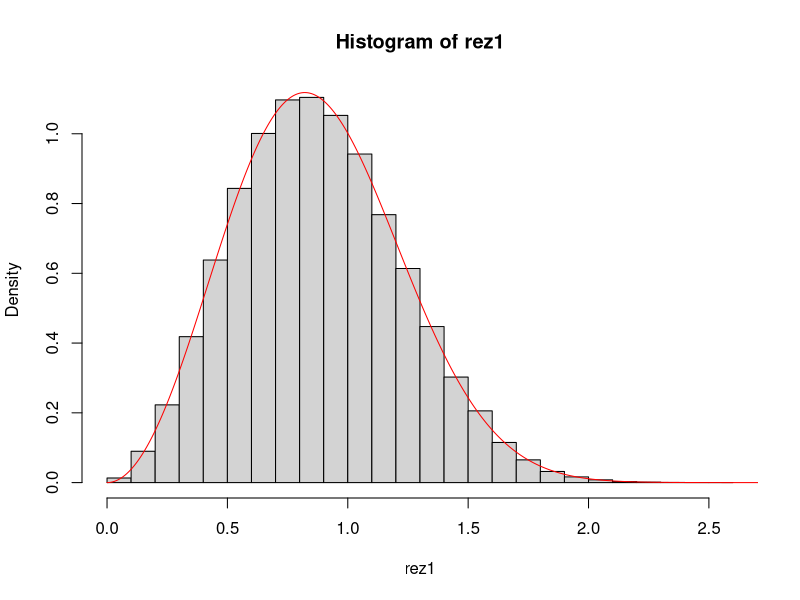
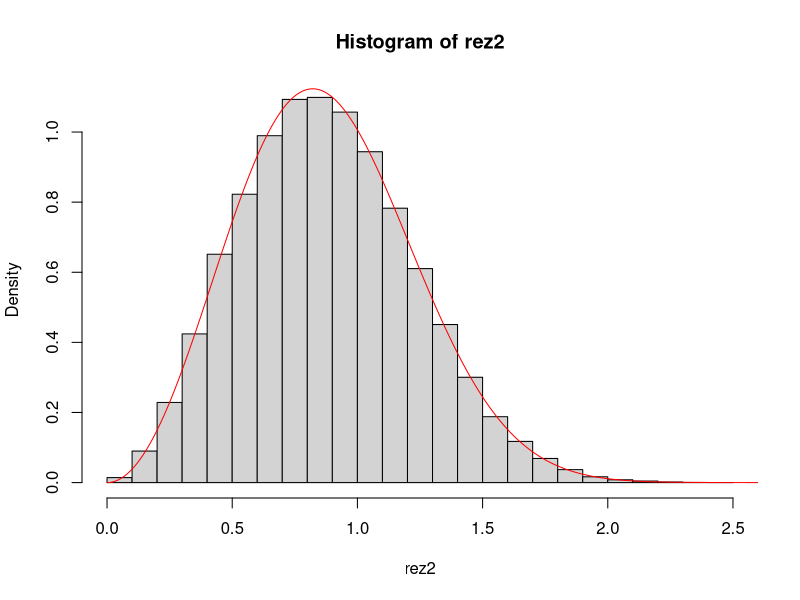
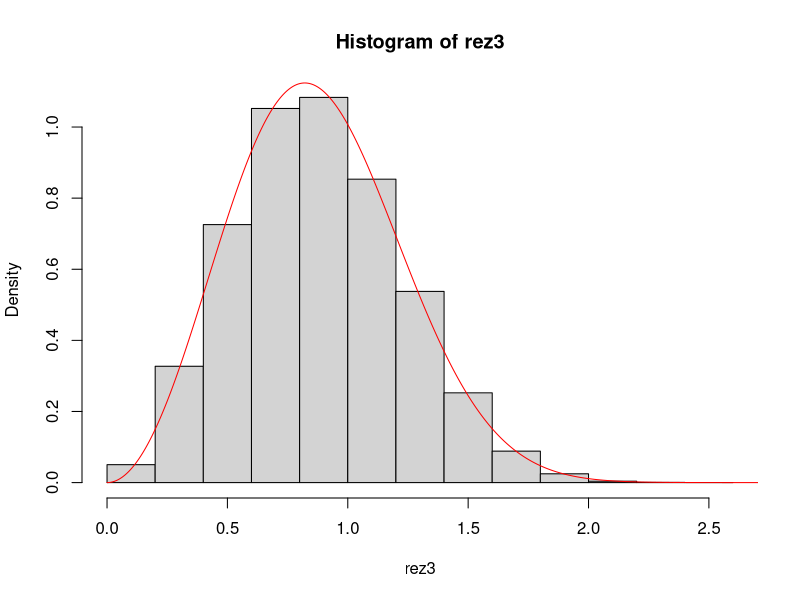

Recreate these plots in R, in order. (Note: a time limit stopped this script after it produced the figures.)
f <- function (x,a=1){
  return(a*(sin(x)^2*exp(-x^2*sqrt(x))))
}

g2 <- function(x){
  return(1/(2*pi) * 1/(1+ (x^2)/4))
}


rg2 <- function(n){
  u <- runif(n)
  return(2*tan(pi*u))
}




fmed<-function(x){
  return(x*f(x,3.852985))  # folosita pt a calcula media
}


raport1<-function(x){
  return(f(x)/dexp(x))  
}

raport2<-function(x){
  return(f(x)/(2*g2(x))) 
}

raport3<-function(x){
  return(f(x)/(2*dnorm(x))) 
}

medie_exacta<-integrate(fmed,0,Inf)$value



func1 <- function(dummy, k=1)
{
  while (TRUE)
  { 
    u <- runif(1)
    y <- rexp(1)
    g <- dexp(y)
    if (u <= f(y) / (k* g)) return(y) 
  }
}


freq1 <- function(dummy, k=1)
{
  u <- runif(1)
  y <- rexp(1)
  g1 <- dexp(y)
  if (u <= f(y) / (k* g1)) return(1) 
  return(0)
}

func2 <- function(dummy, k=1)
{
  while (TRUE)
  { 
    u <- runif(1)
    y <- abs(rg2(1))
    g <- 2*g2(y)
    if (u <= f(y) / (k* g)) return(y) 
  }
}

freq2 <- function(dummy, k=1)
{
  while (TRUE)
  { 
    u <- runif(1)
    y <- abs(rg2(1))
    g <- 2*g2(y)
    if (u <= f(y) / (k* g)) return(1) 
    return(0)
  }
}

func3 <- function(dummy, k=1)
{
  while (TRUE)
  { 
    u <- runif(1)
    y <- abs(rnorm(1))
    # while(y<0){
    #   y<-rnorm(1)
    # }
    
    g <- 2*dnorm(y)
    if (u <= f(y) / (k* g)) return(y) 
  }
}

aux3 <- function (nr,rez){
  
  return(mean(rez[1:nr]))
}

freq3<- function(dummy, k=1)
{
  u <- runif(1)
  y <- abs(rnorm(1))
  # while(y<0){
  #   y<-rnorm(1)
  # }
  g1 <- 2*dnorm(y)
  if (u <= f(y) / (k* g1)) return(1) 
  return(0)
}


x<-seq(0,4,0.001)  # intervalul discretizat


sup1<-optimise(raport1,x,maximum=TRUE)
sup2<-optimise(raport2,x,maximum=TRUE)
sup3<-optimise(raport3,x,maximum=TRUE)


acceptate1<-sapply(1:10^5,freq1,sup1$objective)
acceptate2<-sapply(1:10^5,freq2,sup2$objective)
acceptate3<-sapply(1:10^5,freq3,sup3$objective)

rata1<-mean(acceptate1)
rata2<-mean(acceptate2)
rata3<-mean(acceptate3)

constAprox1<-1/((sup1$objective)*rata1)
constAprox2<-1/((sup2$objective)*rata2)
constAprox3<-1/((sup3$objective)*rata3)



rez1<-sapply(1:10^5,func1,sup1$objective)
rez2<-sapply(1:10^5,func2,sup2$objective)
rez3<-sapply(1:10^5,func3,sup3$objective)


#rezultate3<-c()

# for (i in 1:10){
#   
#   rezultate3<-c(rezultate3,mean(sapply(1:10^5,func3,sup3$objective)))
#   
# }
# 
# plot(1:10,rezultate3, type = "o" )
# abline(h = medie_exacta+0.001, col = "red") 
# abline(h = medie_exacta-0.001, col = "red") 
# abline(h = medie_exacta, col = "blue") 
# 
# 
# rezultate3p<-c()
# 
# for (i in 1:10){
#   
#   rezultate3p<-c(rezultate3p,mean(sapply(1:10^6,func3,sup3$objective)))
#   
# }
# 
# plot(1:10,rezultate3p, type = "o" )
# abline(h = medie_exacta+0.001, col = "red") 
# abline(h = medie_exacta-0.001, col = "red") 
# abline(h = medie_exacta, col = "blue") 

# medie1<-mean(rez1)
# 
# medii1<-cumsum(rez1)/seq_along(rez1)
# 
# criteriu1<-which(abs(medii1-medie_exacta)<=0.001)
# 
# print(criteriu1)
# 
# 
# 
# 
# medie2<-mean(rez2)
# 
# medii2<-cumsum(rez2)/seq_along(rez2)
# 
# criteriu2<-which(abs(medii2-medie_exacta)<=0.001)
# 
# print(criteriu2)
# 
# 
# 
# medie3<-mean(rez3)
# 
# medii3<-cumsum(rez3)/seq_along(rez3)
# 
# criteriu3<-which(abs(medii3-medie_exacta)<=0.001)
# 
# print(criteriu3)


hist(rez1,freq=F)
lines(x,f(x,constAprox1),col='red')

hist(rez2,freq=F)
lines(x,f(x,constAprox2),col='red')

hist(rez3,freq=F)
lines(x,f(x,constAprox3),col='red')




#aproximarea mediei
sim_est_medie3<-sapply(1:10^6,freq3,sup3$objective)


est3<-mean(sim_est_medie3)

est_freq3<-cumsum(sim_est_medie3)/seq_along(sim_est_medie3)

est_freq3<-est_freq3[est_freq3!=0]

est_constante_aprox3<-1/(est_freq3*sup3$objective)

fmedAux<-function(x,a){
  return(x*f(x,a))
}

integrare_auxiliara<-function(constanta){
  return (integrate(fmedAux,0,Inf,a=constanta)$value)
}

medii_aprox3<-sapply(est_constante_aprox3,integrare_auxiliara)


medii_acceptate3<-which(abs(medii_aprox3-medie_exacta)<0.001)

reznraprox3<-mean(medii_acceptate3)

rezultate3<-c()
for (i in 1:10){
  
  rezultate3<-c(rezultate3,mean(sapply(1:reznraprox3,func3,sup3$objective)))
  
}

plot(1:10,rezultate3, type = "o" )
abline(h = medie_exacta+0.001, col = "red")
abline(h = medie_exacta-0.001, col = "red")
abline(h = medie_exacta, col = "blue")

# print(est_constante_aprox3[length(est_constante_aprox3)])
# 
# print(est_freq3[length(est_freq3)])
